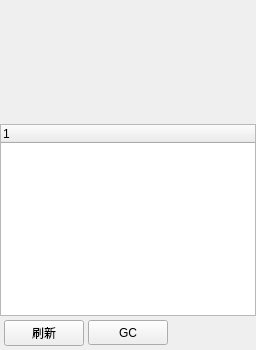
  <widget class="QDockWidget" name="memoryinfo">
   <property name="features">
    <set>QDockWidget::DockWidgetClosable|QDockWidget::DockWidgetMovable</set>
   </property>
   <property name="allowedAreas">
    <set>Qt::AllDockWidgetAreas</set>
   </property>
   <property name="windowTitle">
    <string>实时内存</string>
   </property>
   <attribute name="dockWidgetArea">
    <number>8</number>
   </attribute>
   <widget class="QWidget" name="dockWidgetContents_13">
    <layout class="QVBoxLayout" name="verticalLayout_7" stretch="0,1,0">
     <property name="spacing">
      <number>4</number>
     </property>
     <property name="leftMargin">
      <number>0</number>
     </property>
     <property name="topMargin">
      <number>0</number>
     </property>
     <property name="rightMargin">
      <number>0</number>
     </property>
     <property name="bottomMargin">
      <number>0</number>
     </property>
     <item>
      <widget class="QWidget" name="memwidget" native="true">
       <property name="minimumSize">
        <size>
         <width>0</width>
         <height>120</height>
        </size>
       </property>
      </widget>
     </item>
     <item>
      <widget class="QTreeWidget" name="memlist">
       <column>
        <property name="text">
         <string notr="true">1</string>
        </property>
       </column>
      </widget>
     </item>
     <item>
      <layout class="QHBoxLayout" name="horizontalLayout_10" stretch="0,0,1">
       <property name="spacing">
        <number>4</number>
       </property>
       <property name="leftMargin">
        <number>4</number>
       </property>
       <property name="bottomMargin">
        <number>4</number>
       </property>
       <item>
        <widget class="QPushButton" name="btnRefresh">
         <property name="minimumSize">
          <size>
           <width>75</width>
           <height>25</height>
          </size>
         </property>
         <property name="text">
          <string>刷新</string>
         </property>
         <property name="icon">
          <iconset>
           <normaloff>res/toolbar/refresh.png</normaloff>res/toolbar/refresh.png</iconset>
         </property>
        </widget>
       </item>
       <item>
        <widget class="QPushButton" name="btnGc">
         <property name="minimumSize">
          <size>
           <width>75</width>
           <height>25</height>
          </size>
         </property>
         <property name="text">
          <string>GC</string>
         </property>
         <property name="icon">
          <iconset>
           <normaloff>res/toolbar/gc.png</normaloff>res/toolbar/gc.png</iconset>
         </property>
        </widget>
       </item>
       <item>
        <widget class="QWidget" name="widget_2" native="true"/>
       </item>
      </layout>
     </item>
    </layout>
   </widget>
  </widget>
